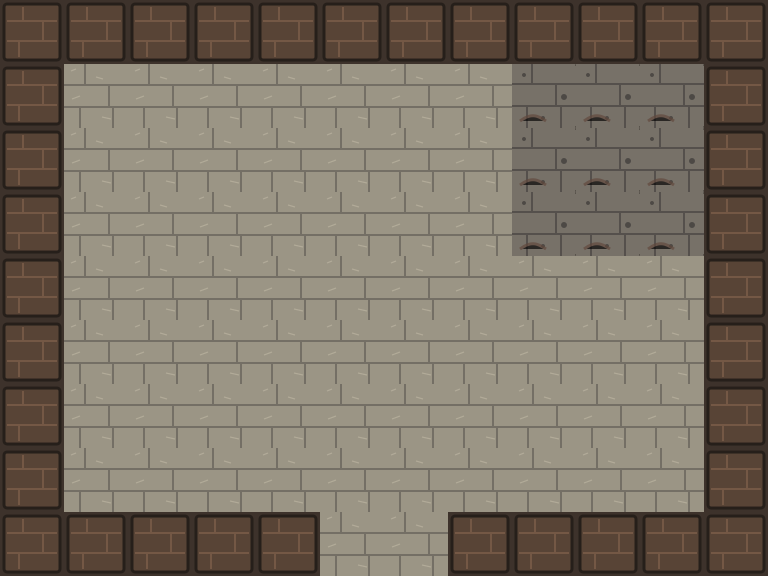

A 2D game scene composited from a Tiled map and its tileset images. What follows is a short description and the map's XML, with every tile layer's data as written:
An orthogonal 12x9 tile map with 64x64 px tiles, 1 tile layer (Ground) and 7 objects (3x obstacle, 2x landmark, npc, door).

<map version="1.10" tiledversion="1.12.2" orientation="orthogonal" renderorder="right-down" width="12" height="9" tilewidth="64" tileheight="64" infinite="0" nextlayerid="3" nextobjectid="208"><tileset firstgid="1" name="interior_tiles" tilewidth="64" tileheight="64" tilecount="6" columns="6"><image source="../world/interior_tiles.png" width="384" height="64" /></tileset><layer id="1" name="Ground" width="12" height="9"><data encoding="csv">3,3,3,3,3,3,3,3,3,3,3,3,3,2,2,2,2,2,2,2,5,5,5,3,3,2,2,2,2,2,2,2,5,5,5,3,3,2,2,2,2,2,2,2,5,5,5,3,3,2,2,2,2,2,2,2,2,2,2,3,3,2,2,2,2,2,2,2,2,2,2,3,3,2,2,2,2,2,2,2,2,2,2,3,3,2,2,2,2,2,2,2,2,2,2,3,3,3,3,3,3,2,2,3,3,3,3,3</data></layer><objectgroup id="2" name="World Objects"><object id="201" name="Bia Ironpaw" type="npc" x="345" y="230" width="48" height="48"><properties><property name="kind" value="blacksmith" /><property name="sprite" value="4" /><property name="stationary" value="true" /></properties></object><object id="202" name="Ironpaw Forge" type="landmark" x="575" y="220" width="46" height="46"><properties><property name="kind" value="forge" /></properties></object><object id="203" name="Anvil" type="obstacle" x="525" y="320" width="72" height="48"><properties><property name="kind" value="anvil" /></properties></object><object id="204" name="Work Bench" type="obstacle" x="140" y="245" width="145" height="46"><properties><property name="kind" value="bench" /></properties></object><object id="205" name="Weapon Rack" type="obstacle" x="100" y="320" width="48" height="150"><properties><property name="kind" value="rack" /></properties></object><object id="206" name="Forge Door" type="door" x="350" y="505" width="68" height="40"><properties><property name="destination" value="port_felin" /><property name="spawn_x" type="int" value="453" /><property name="spawn_y" type="int" value="530" /><property name="label" value="Port Felin" /></properties></object><object id="207" name="Masterwork Bench" type="landmark" x="185" y="248" width="54" height="40"><properties><property name="kind" value="masterwork_bench" /></properties></object></objectgroup></map>
